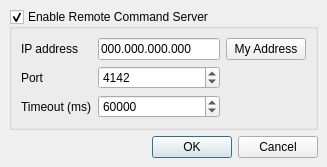
<?xml version="1.0" encoding="UTF-8"?>
<ui version="4.0">
 <class>CmdSrvDialog</class>
 <widget class="QDialog" name="CmdSrvDialog">
  <property name="windowModality">
   <enum>Qt::ApplicationModal</enum>
  </property>
  <property name="geometry">
   <rect>
    <x>0</x>
    <y>0</y>
    <width>327</width>
    <height>159</height>
   </rect>
  </property>
  <property name="windowTitle">
   <string>Command Server Settings</string>
  </property>
  <layout class="QGridLayout" name="gridLayout_2">
   <property name="leftMargin">
    <number>9</number>
   </property>
   <property name="topMargin">
    <number>9</number>
   </property>
   <property name="rightMargin">
    <number>9</number>
   </property>
   <property name="bottomMargin">
    <number>9</number>
   </property>
   <property name="spacing">
    <number>4</number>
   </property>
   <item row="1" column="0">
    <spacer name="verticalSpacer">
     <property name="orientation">
      <enum>Qt::Vertical</enum>
     </property>
     <property name="sizeType">
      <enum>QSizePolicy::MinimumExpanding</enum>
     </property>
     <property name="sizeHint" stdset="0">
      <size>
       <width>0</width>
       <height>2</height>
      </size>
     </property>
    </spacer>
   </item>
   <item row="2" column="0">
    <widget class="QDialogButtonBox" name="buttonBox">
     <property name="sizePolicy">
      <sizepolicy hsizetype="Preferred" vsizetype="Preferred">
       <horstretch>0</horstretch>
       <verstretch>0</verstretch>
      </sizepolicy>
     </property>
     <property name="focusPolicy">
      <enum>Qt::StrongFocus</enum>
     </property>
     <property name="orientation">
      <enum>Qt::Horizontal</enum>
     </property>
     <property name="standardButtons">
      <set>QDialogButtonBox::Cancel|QDialogButtonBox::Ok</set>
     </property>
    </widget>
   </item>
   <item row="0" column="0">
    <widget class="QGroupBox" name="enabledGB">
     <property name="title">
      <string>Enable Remote Command Server</string>
     </property>
     <property name="checkable">
      <bool>true</bool>
     </property>
     <property name="checked">
      <bool>true</bool>
     </property>
     <layout class="QGridLayout" name="gridLayout">
      <property name="horizontalSpacing">
       <number>6</number>
      </property>
      <item row="0" column="0">
       <widget class="QLabel" name="ipLabel">
        <property name="sizePolicy">
         <sizepolicy hsizetype="Preferred" vsizetype="Preferred">
          <horstretch>0</horstretch>
          <verstretch>0</verstretch>
         </sizepolicy>
        </property>
        <property name="text">
         <string>IP address</string>
        </property>
       </widget>
      </item>
      <item row="0" column="1">
       <widget class="QLineEdit" name="ipLE">
        <property name="sizePolicy">
         <sizepolicy hsizetype="MinimumExpanding" vsizetype="Fixed">
          <horstretch>0</horstretch>
          <verstretch>0</verstretch>
         </sizepolicy>
        </property>
        <property name="text">
         <string>000.000.000.000</string>
        </property>
       </widget>
      </item>
      <item row="0" column="2">
       <widget class="QPushButton" name="ipBut">
        <property name="sizePolicy">
         <sizepolicy hsizetype="Preferred" vsizetype="Fixed">
          <horstretch>0</horstretch>
          <verstretch>0</verstretch>
         </sizepolicy>
        </property>
        <property name="text">
         <string>My Address</string>
        </property>
       </widget>
      </item>
      <item row="1" column="0">
       <widget class="QLabel" name="portLabel">
        <property name="sizePolicy">
         <sizepolicy hsizetype="Preferred" vsizetype="Preferred">
          <horstretch>0</horstretch>
          <verstretch>0</verstretch>
         </sizepolicy>
        </property>
        <property name="text">
         <string>Port</string>
        </property>
       </widget>
      </item>
      <item row="1" column="1">
       <widget class="QSpinBox" name="portSB">
        <property name="sizePolicy">
         <sizepolicy hsizetype="Expanding" vsizetype="Fixed">
          <horstretch>0</horstretch>
          <verstretch>0</verstretch>
         </sizepolicy>
        </property>
        <property name="minimum">
         <number>1</number>
        </property>
        <property name="maximum">
         <number>65535</number>
        </property>
        <property name="value">
         <number>4142</number>
        </property>
       </widget>
      </item>
      <item row="2" column="0">
       <widget class="QLabel" name="toLabel">
        <property name="sizePolicy">
         <sizepolicy hsizetype="Preferred" vsizetype="Preferred">
          <horstretch>0</horstretch>
          <verstretch>0</verstretch>
         </sizepolicy>
        </property>
        <property name="toolTip">
         <string>Communications timeout. Connections are dropped if they take longer than this to respond to immediate commands.</string>
        </property>
        <property name="text">
         <string>Timeout (ms)</string>
        </property>
       </widget>
      </item>
      <item row="2" column="1">
       <widget class="QSpinBox" name="toSB">
        <property name="sizePolicy">
         <sizepolicy hsizetype="Expanding" vsizetype="Fixed">
          <horstretch>0</horstretch>
          <verstretch>0</verstretch>
         </sizepolicy>
        </property>
        <property name="toolTip">
         <string>Communications timeout. Connections are dropped if they take longer than this to respond to immediate commands.</string>
        </property>
        <property name="minimum">
         <number>50</number>
        </property>
        <property name="maximum">
         <number>1000000000</number>
        </property>
        <property name="value">
         <number>60000</number>
        </property>
       </widget>
      </item>
     </layout>
    </widget>
   </item>
  </layout>
 </widget>
 <tabstops>
  <tabstop>buttonBox</tabstop>
  <tabstop>enabledGB</tabstop>
  <tabstop>ipBut</tabstop>
  <tabstop>ipLE</tabstop>
  <tabstop>portSB</tabstop>
  <tabstop>toSB</tabstop>
 </tabstops>
 <resources/>
 <connections>
  <connection>
   <sender>buttonBox</sender>
   <signal>rejected()</signal>
   <receiver>CmdSrvDialog</receiver>
   <slot>reject()</slot>
   <hints>
    <hint type="sourcelabel">
     <x>316</x>
     <y>260</y>
    </hint>
    <hint type="destinationlabel">
     <x>286</x>
     <y>274</y>
    </hint>
   </hints>
  </connection>
 </connections>
</ui>
